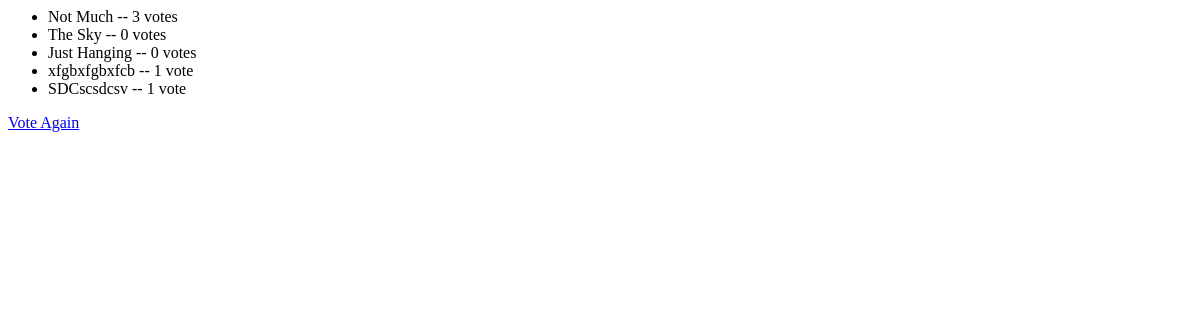
The app's page /polls/1/result, older data.
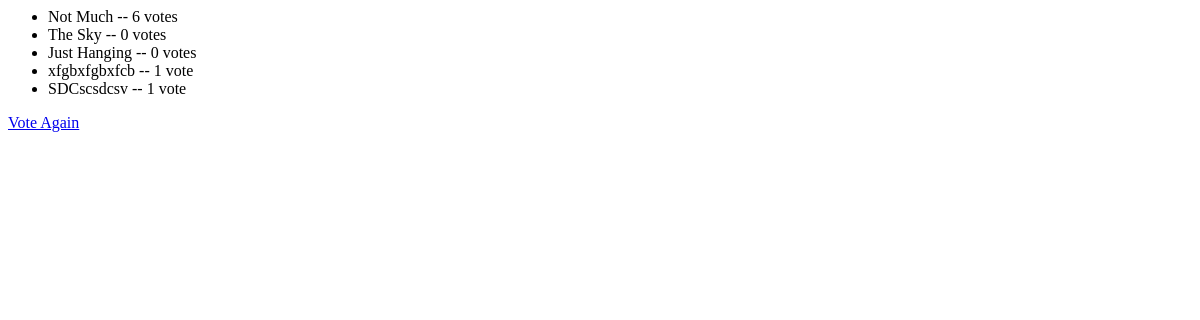
The same page, newer data.
### polls/models.py (models this page shows, shortened)
class Choice(models.Model)	:
	question = models.ForeignKey(Question)
	choice_text = models.CharField(max_length=200)
	votes = models.IntegerField(default=0)

### polls/views.py (the view)
# urls.py: url(r'^(?P<pk>[0-9]+)/result$',views.ResultsView.as_view(), name='results'),
class ResultsView(generic.DetailView):
	model = Question
	template_name = 'polls/results.html'

### polls/templates/polls/results.html (shortened to what this page needs)
<ul>
{% for choice in question.choice_set.all %}
<li> {{ choice.choice_text}}  -- {{ choice.votes }}  vote{{ choice.votes|pluralize }} </li>
{%  endfor %}
</ul>
<a href="{%  url 'polls:detail' question.id %}" > Vote Again</a>

Row changes from the older to the newer data that the page shows:
changed Choice "Not Much": votes "3" → "6"
